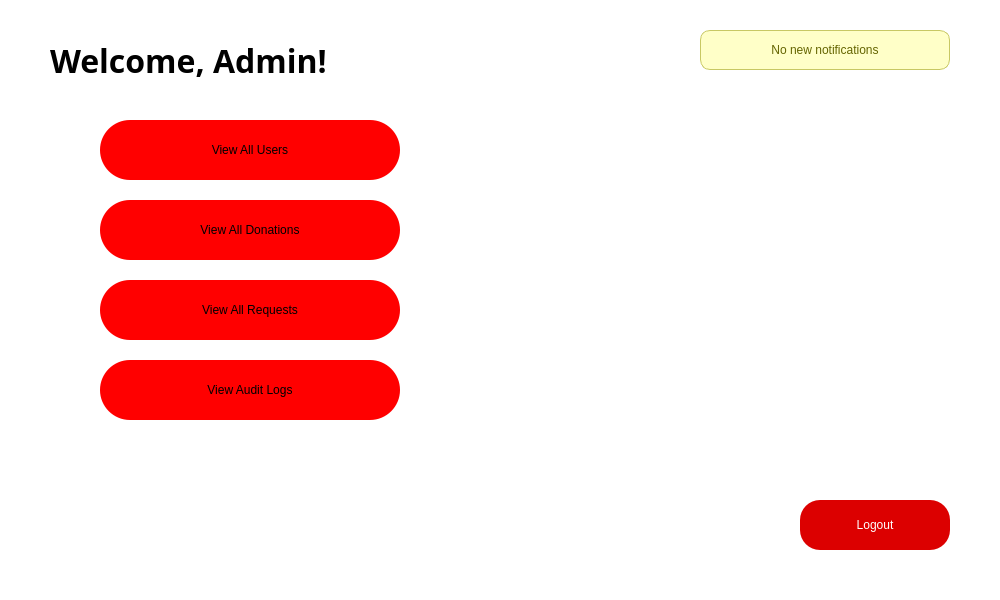
<?xml version="1.0" encoding="UTF-8"?>
<ui version="4.0">
 <class>AdminDashboardWindow</class>
 <widget class="QDialog" name="AdminDashboardWindow">
  <property name="geometry">
   <rect>
    <x>0</x>
    <y>0</y>
    <width>1000</width>
    <height>600</height>
   </rect>
  </property>
  <property name="windowTitle">
   <string>CharityLink Admin Dashboard</string>
  </property>
  <property name="styleSheet">
   <string notr="true">background-color: rgb(255, 255, 255);</string>
  </property>
  <widget class="QLabel" name="adminWelcomeLabel">
   <property name="geometry">
    <rect>
     <x>50</x>
     <y>30</y>
     <width>900</width>
     <height>60</height>
    </rect>
   </property>
   <property name="font">
    <font>
     <family>Open Sans</family>
     <pointsize>24</pointsize>
     <bold>true</bold>
    </font>
   </property>
   <property name="styleSheet">
    <string notr="true">background-color: rgb(255, 255, 255);
color: rgb(0, 0, 0);</string>
   </property>
   <property name="text">
    <string>Welcome, Admin!</string>
   </property>
  </widget>
  <widget class="QPushButton" name="viewUsersButton">
   <property name="geometry">
    <rect>
     <x>100</x>
     <y>120</y>
     <width>300</width>
     <height>60</height>
    </rect>
   </property>
   <property name="cursor">
    <cursorShape>PointingHandCursor</cursorShape>
   </property>
   <property name="styleSheet">
    <string notr="true">border-radius: 30px;
font: 700 18pt "Open Sans";
background-color: red;
color: rgb(0, 0, 0);</string>
   </property>
   <property name="text">
    <string>View All Users</string>
   </property>
  </widget>
  <widget class="QPushButton" name="viewDonationsButton">
   <property name="geometry">
    <rect>
     <x>100</x>
     <y>200</y>
     <width>300</width>
     <height>60</height>
    </rect>
   </property>
   <property name="cursor">
    <cursorShape>PointingHandCursor</cursorShape>
   </property>
   <property name="styleSheet">
    <string notr="true">border-radius: 30px;
font: 700 18pt "Open Sans";
background-color: red;
color: rgb(0, 0, 0);</string>
   </property>
   <property name="text">
    <string>View All Donations</string>
   </property>
  </widget>
  <widget class="QPushButton" name="viewRequestsButton">
   <property name="geometry">
    <rect>
     <x>100</x>
     <y>280</y>
     <width>300</width>
     <height>60</height>
    </rect>
   </property>
   <property name="cursor">
    <cursorShape>PointingHandCursor</cursorShape>
   </property>
   <property name="styleSheet">
    <string notr="true">border-radius: 30px;
font: 700 18pt "Open Sans";
background-color: red;
color: rgb(0, 0, 0);</string>
   </property>
   <property name="text">
    <string>View All Requests</string>
   </property>
  </widget>
  <widget class="QPushButton" name="viewAuditLogsButton">
   <property name="geometry">
    <rect>
     <x>100</x>
     <y>360</y>
     <width>300</width>
     <height>60</height>
    </rect>
   </property>
   <property name="cursor">
    <cursorShape>PointingHandCursor</cursorShape>
   </property>
   <property name="styleSheet">
    <string notr="true">border-radius: 30px;
font: 700 18pt "Open Sans";
background-color: red;
color: rgb(0, 0, 0);</string>
   </property>
   <property name="text">
    <string>View Audit Logs</string>
   </property>
  </widget>
  <widget class="QPushButton" name="logoutButton">
   <property name="geometry">
    <rect>
     <x>800</x>
     <y>500</y>
     <width>150</width>
     <height>50</height>
    </rect>
   </property>
   <property name="cursor">
    <cursorShape>PointingHandCursor</cursorShape>
   </property>
   <property name="styleSheet">
    <string notr="true">border-radius: 20px;
font: 700 14pt "Open Sans";
background-color: rgb(220, 0, 0);
color: rgb(255, 255, 255);</string>
   </property>
   <property name="text">
    <string>Logout</string>
   </property>
  </widget>
  <widget class="QLabel" name="adminNotificationLabel">
   <property name="geometry">
    <rect>
     <x>700</x>
     <y>30</y>
     <width>250</width>
     <height>40</height>
    </rect>
   </property>
   <property name="styleSheet">
    <string notr="true">
     background-color: rgb(255, 255, 200);
     border: 1px solid rgb(200, 200, 100);
     border-radius: 10px;
     padding: 5px;
     font: italic 12pt "Open Sans";
     color: rgb(100, 100, 0);
    </string>
   </property>
   <property name="alignment">
    <set>Qt::AlignCenter</set>
   </property>
   <property name="text">
    <string>No new notifications</string>
   </property>
  </widget>
 </widget>
 <resources/>
 <connections/>
</ui>
